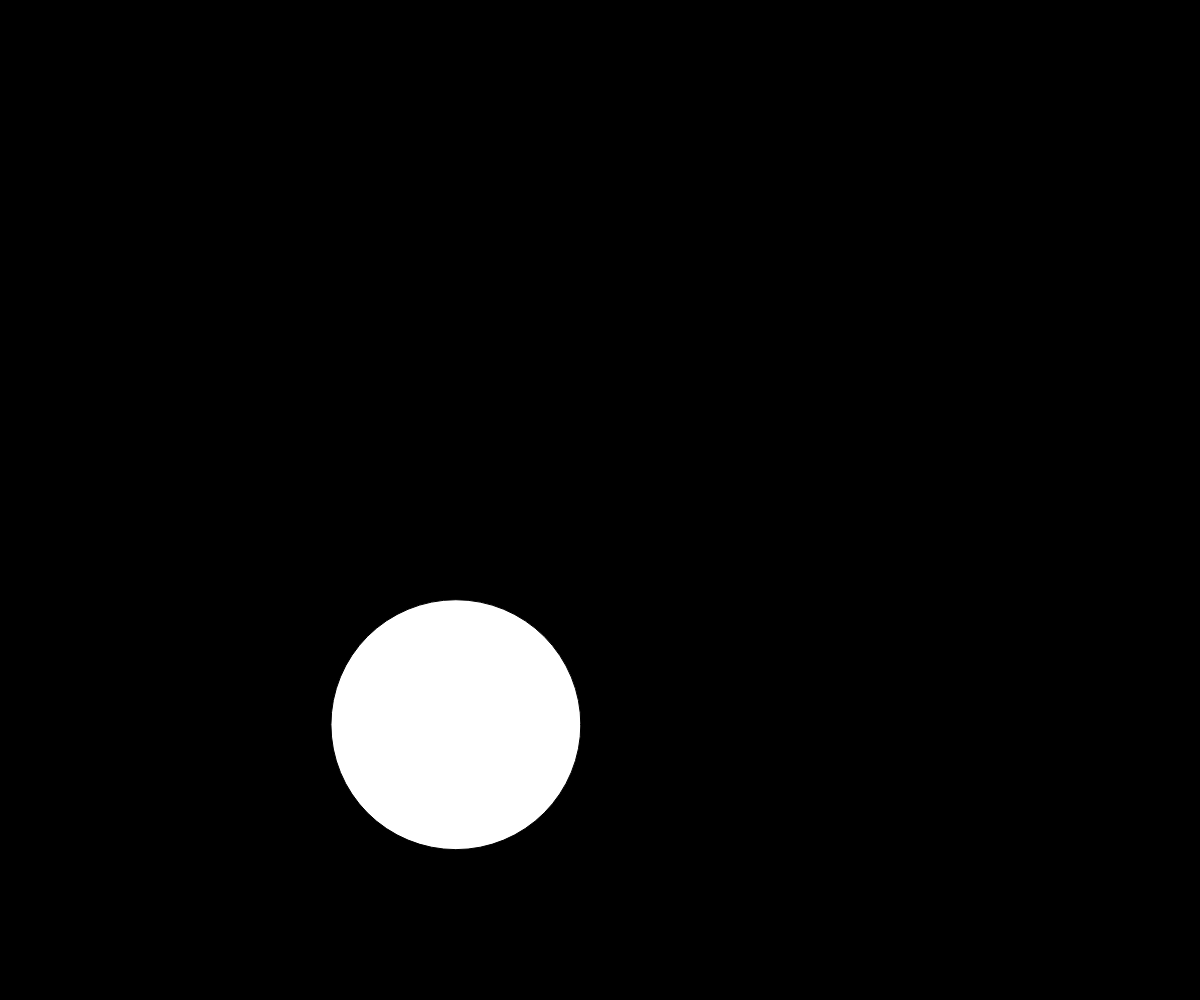
Frame 1 (no input)
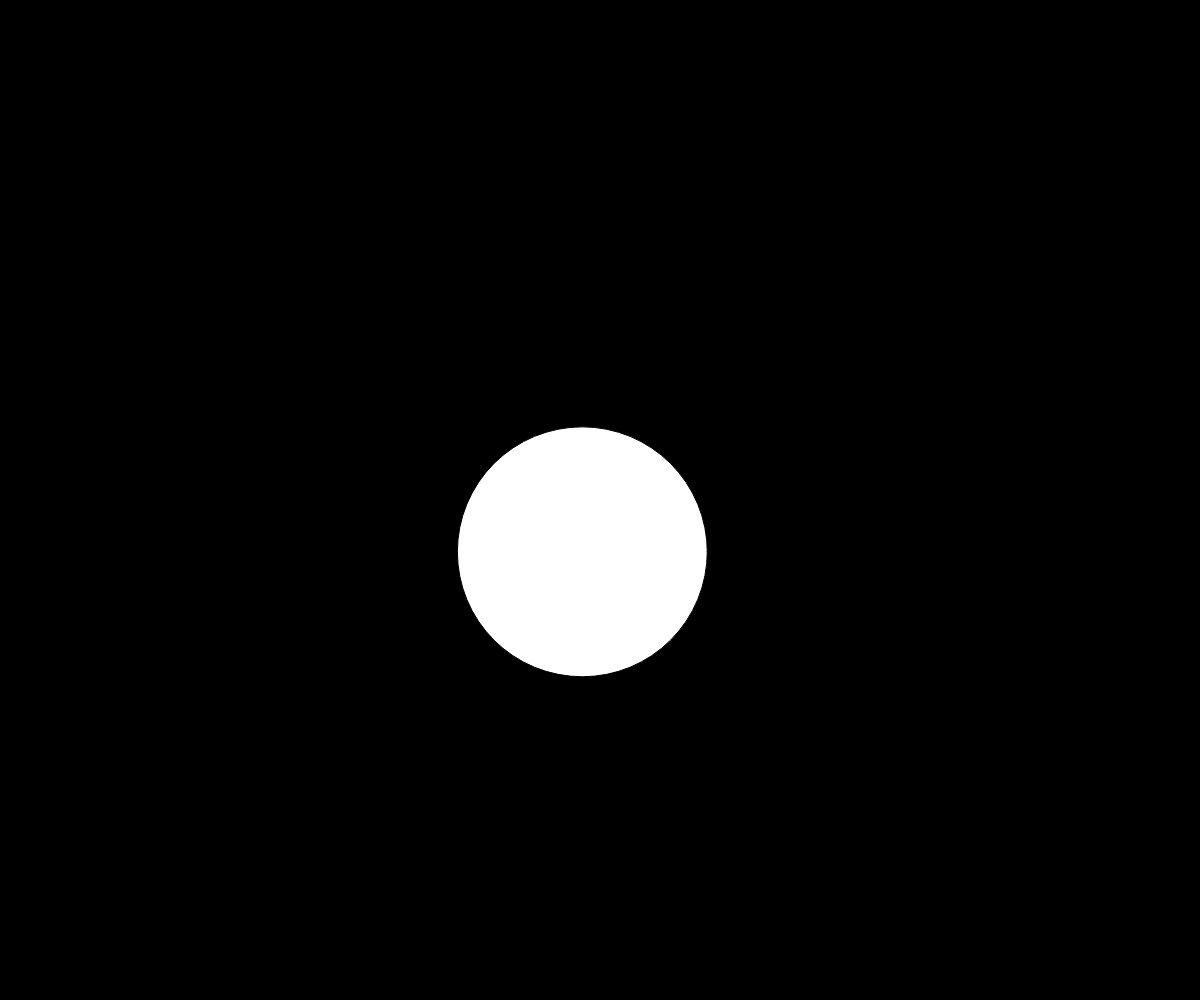
Frame 60 (no input)
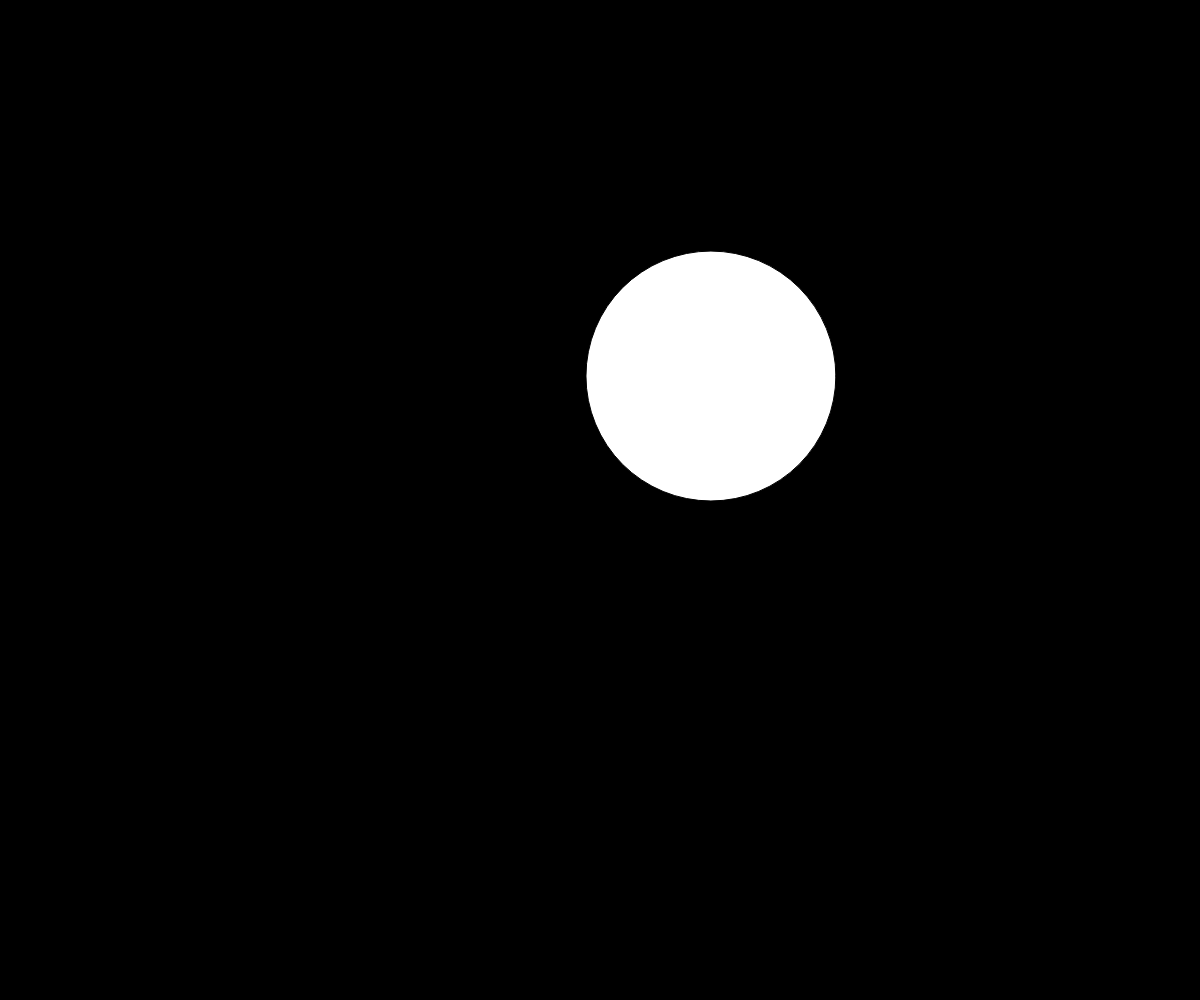
Frame 120 (the mouse pressed at the canvas centre since frame 60)

The p5.js sketch that drew these frames (run headless with seeded random() and noise() and a simulated clock; from frame 60 on, the mouse is pressed at the canvas centre):

// p5.js sketch
// ── sketch.js
var xpos, ypos;
var xspeed, yspeed;

var radius;

function setup() {
createCanvas(windowWidth, windowHeight);
    
    xspeed = random(-5.0, 5.0);
    yspeed = random(-5.0, 5.0);
    
    radius = random(50, 150);
    
        
    xpos = random(radius, width-radius);
    ypos = random(radius, height-radius);
    
}

function draw() {
    background(0);
    
    xpos += xspeed;
    ypos += yspeed;
    
    ellipse(xpos, ypos, radius*2, radius*2);
    
    if(xpos > width-radius || xpos < radius){
        xspeed *= -1;
    }

    if(ypos > height-radius || ypos < radius){
        yspeed *= -1;
    }
}

function mouseClicked(){
    if(mouseButton == LEFT){
    
    xspeed = random(-5.0, 5.0);
    yspeed = random(-5.0, 5.0);
    
    radius = random(50, 150);
            xpos = random(radius, width-radius);
    ypos = random(radius, height-radius);
    }
    
}
